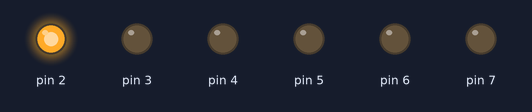
The sketch below on a simulated Arduino Uno, built with avr-gcc and run on an emulated ATmega328P. Parts: output pins drawn as LEDs (lit = HIGH).

Above: at 0.2 s.
At 1.1 s:
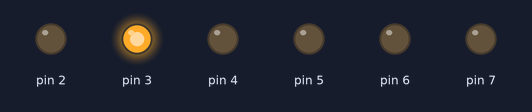
At 2.0 s:
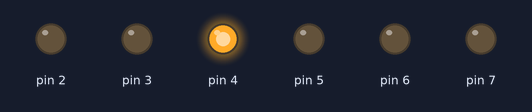
At 3.8 s:
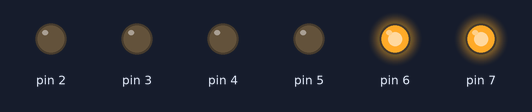
At 5.6 s:
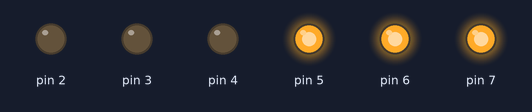
At 7.8 s:
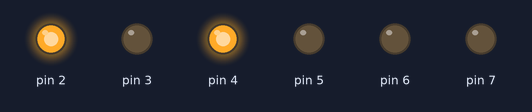
Timing chart, 0 to 8.2 s (numbered marks = the images above):
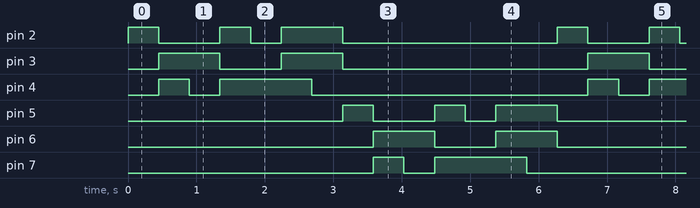

The sketch:

manejo_digital_e1.ino
```cpp
// C++ code
//
void setup()
{
  pinMode(2, OUTPUT);
  pinMode(3, OUTPUT);
  pinMode(4, OUTPUT);
  pinMode(5, OUTPUT);
  pinMode(6, OUTPUT);
  pinMode(7, OUTPUT);
}

void loop()
{
 arcoirisnt(2, 3, 4);
 arcoirisnt(5, 6, 7);
}

//mostrar secuencia de color
void arcoirisnt(int r, int g, int b){
  color(r, r);
  color(g, b);
  color(g, g);
  color(r, b);
  color(b, b);

  //color blanco
  digitalWrite(r, HIGH);
  digitalWrite(g, HIGH);
  digitalWrite(b, HIGH);
  delay(0700);
  digitalWrite(r, LOW);
  digitalWrite(g, LOW);
  digitalWrite(b, LOW);

  color(r, g);
}

//mostrar color
void color(int c1, int c2){
  if (c1 != c2){
    digitalWrite(c2, HIGH);
  }
  digitalWrite(c1, HIGH);
  delay(0700);
  if (c1 != c2){
    digitalWrite(c2, LOW);
  }
  digitalWrite(c1, LOW);
}
```

Measured:
- by itself, pin 2, pin 5: repeats every 6.3 s: LOW 0.90 s, HIGH 0.45 s, LOW 0.45 s, HIGH 0.90 s, LOW 3.1 s, HIGH 0.45 s
- by itself, pin 3, pin 6: repeats every 6.3 s: LOW 0.90 s, HIGH 0.90 s, LOW 3.6 s, HIGH 0.90 s
- by itself, pin 4, pin 7: repeats every 6.3 s: LOW 0.45 s, HIGH 1.3 s, LOW 4.0 s, HIGH 0.45 s
